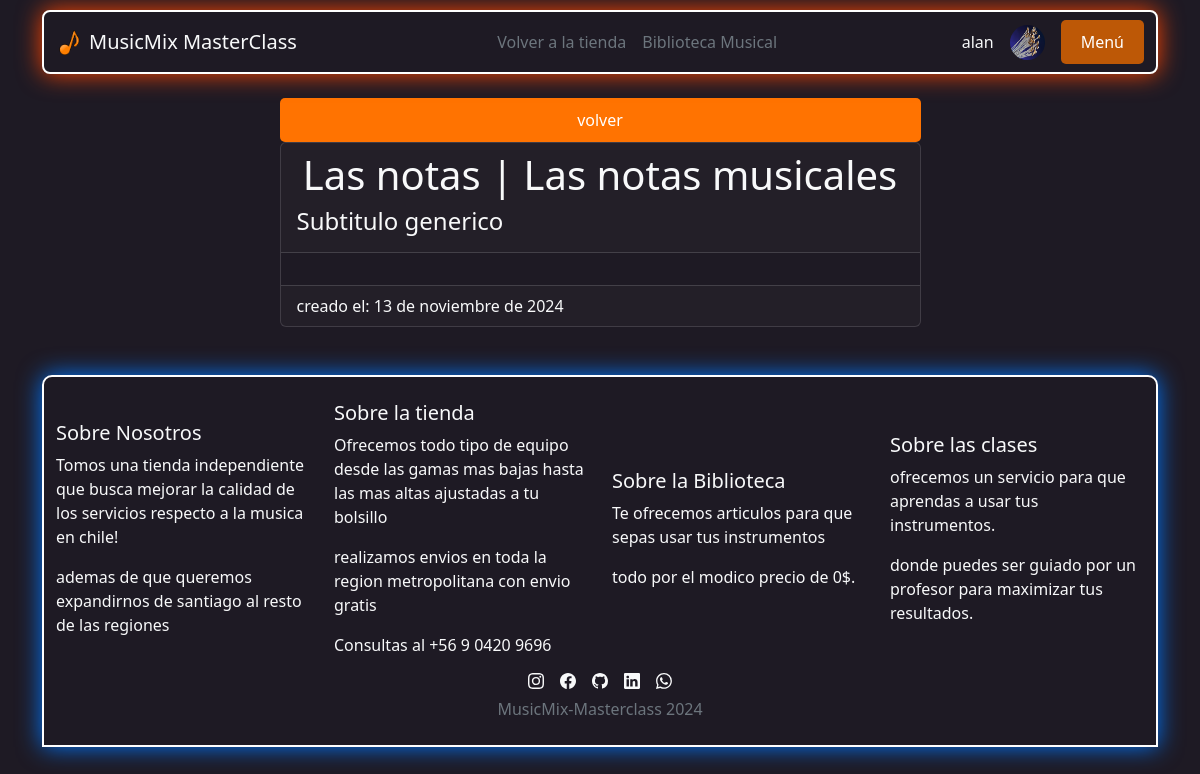
/MusicClass/detalle/contenido/1/ (signed in), run on the app's committed database.
### Store/models.py (models this page shows, shortened)
class Usuario(AbstractUser):
    RUT                 = models.CharField(default = '', max_length = 13,  unique = True, error_messages = {"unique": "El rut ya está registrado."}, blank=True)
    nacimiento          = models.DateField(null = True)
    genero              = models.IntegerField(default = 2, choices = opcionesSexo)
    telefono            = models.CharField(default = '', max_length = 15)
    direccion           = models.CharField(default = '', max_length = 300)
    region              = models.IntegerField(null = True, blank = True, choices = regiones)
    comuna              = models.IntegerField(null = True, blank = True, choices = comunas)
    foto_de_Usuario     = models.ImageField(upload_to = "usuarios",null = True)
    es_profesor         = models.BooleanField(default=False)
    es_admin_biblioteca = models.BooleanField(default=False)
    class Meta:
        ordering = ['username']

### Classes/models.py (models this page shows, shortened)
class ContenidoClase(models.Model):
    id_contenido        = models.AutoField(primary_key = True)
    fecha_creacion      = models.DateField(auto_now_add=True)
    titulo_contenido    = models.TextField(max_length=60)
    subtitulo_contenido = models.TextField(max_length=150)
    contenido_clases    = QuillField()
    unidad_asociada     = models.ForeignKey(UnidadClase,on_delete=models.PROTECT)
    fecha_creacion      = models.DateField(auto_now_add=True)

class UnidadClase(models.Model):
    id_unidad_clase     = models.AutoField(primary_key=True)
    nombre_unidad       = models.TextField(max_length=200)
    fecha_creacion      = models.DateField(auto_now_add=True)
    descripcion         = models.TextField(null=True, blank=True)
    numero_orden        = models.PositiveIntegerField(default=1)
    materia_asociada    = models.ForeignKey(Asignatura,on_delete=models.PROTECT)
    imagenclase         = models.ImageField(upload_to='unidades')

### Classes/views.py (the view)
# urls.py: path('detalle/contenido/<id>/', detallecontenido, name="contenidodetalle"),
@login_required
def detallecontenido(request, id):
    contenido = ContenidoClase.objects.get(id_contenido = id)
    data = {'contenido': contenido}
    return render(request, 'clases/detallecontenido.html',data)

### Store/Cart/context_processor.py (called while the page is built)
def importe_total_carro(request):
    total = 0
    if 'carro' in request.session.keys():
        for key,value in request.session["carro"].items():
            total += int(value["precio"] * value["cantidad"])
    return {"importe_total_carro":total}

### Classes/Templates/clases/detallecontenido.html (shortened to what this page needs)
{% extends "Base3.html" %}
{% load humanize %}
{% load static %}
{% block content %}
<div class="row justify-content-center">
    <div class="col-7">
        <div class="d-grid gap-2">
            <a href="{% url 'detalleclase' contenido.unidad_asociada.id_unidad_clase %}"
                class="btn btn-danger-custom">volver</a>
        </div>
        <div class="card">
            <div class="card-header ">
                <h1 class="text-center">{{contenido.unidad_asociada.nombre_unidad | capfirst}} |
                    {{contenido.titulo_contenido | capfirst}}
                </h1>
                <h4>
                    {{contenido.subtitulo_contenido}}
                </h4>
            </div>
            <div class="card-body">{{contenido.contenido_clases.html | safe}}</div>
            <div class="card-footer">creado el: {{contenido.fecha_creacion}}</div>
        </div>
    </div>
</div>
{% endblock %}

### Classes/Templates/base3.html (shortened to what this page needs)
{% load static %}
{% load humanize %}
<!DOCTYPE html>
<html lang="es">
<head>
    <link href="https://cdn.jsdelivr.net/npm/bootstrap@5.3.0/dist/css/bootstrap.min.css" rel="stylesheet"
>
    <link rel="stylesheet" type="text/css" href="{% static 'css/styles.css' %}">
</head>
<body data-bs-theme="dark">
    <div class="container">
        <nav class="navbar navbar-expand-lg" id="navbarcolor">
            <div class="container-fluid d-flex justify-content-between align-items-center">
                <a class="navbar-brand d-flex align-items-center" href="{% url 'classinicio' %}"
                    style="color: var(--bs-body-color);">
                    <img src="{% static 'images/icono pagina.png' %}" width="25" height="25" alt="Icono MusicBook"
                        class="me-2">
                    MusicMix MasterClass
                </a>
                <div class="navbar-nav d-flex flex-row">
                    <button class="btn btn-link nav-link link-secondary"
                        onclick="redirectTo('{% url 'inicio' %}')">Volver a la tienda</button>
                    <button class="btn btn-link nav-link link-secondary"
                        onclick="redirectTo('{% url 'bookinicio' %}')">Biblioteca Musical</button>
                </div>
                <div class="d-flex align-items-center">
                    {% if not user.is_authenticated %}
                    <a href="{% url 'login' %}" class="btn btn-secondary me-2">Iniciar Sesión</a>
                    <a href="{% url 'registrarse' %}" class="btn btn-secondary me-2">Registrarse</a>
                    <button class="btn btn-secondary" data-bs-toggle="offcanvas" href="#offcanvasExample" role="button">
                        Menú
                    </button>
                    {% else %}
                    <div class="d-flex align-items-center">
                        <span class="me-3">{{ user.username }}</span>
                        {% if user.foto_de_Usuario %}
                        <img class="rounded-circle me-3" src="{{ user.foto_de_Usuario.url }}" alt="Foto de Usuario"
                            width="35" height="35">
                        {% endif %}
                        <button class="btn btn-primary-custom" data-bs-toggle="offcanvas" href="#offcanvasExample"
                            role="button">
                            Menú
                        </button>
                    </div>
                    {% endif %}
                </div>
            </div>
        </nav>
        <br>
        {% block content %}
        {% endblock %}
        {% include 'footer.html' %}
    </div>
</body>
</html>

### static/css/styles.css (style rules this page uses)
:root { --box-shadow-light: 0 0 10px black; --border-light: 1px solid gray; }
[data-bs-theme="dark"] { --box-shadow-dark-1: 0 0 10px #ff7301; --box-shadow-dark-2: 0 0 10px #ff9901; --box-shadow-dark-3: 0 0 10px #bd5806; --border-dark: 1px solid white; }

### Classes/Templates/base3.html (style rules this page uses)
:root { --box-shadow-light: 0 0 10px black; --border-light: 1px solid gray; }
[data-bs-theme="dark"] { --box-shadow-dark-1: 0 0 10px #ff7301; --box-shadow-dark-2: 0 0 10px #ff9901; --box-shadow-dark-3: 0 0 10px #bd5806; --border-dark: 1px solid white; }
#navbarcolor { border-radius: 8px; border: 2px solid white; box-shadow: 0 0 25px orangered, inset 0 0 0px orangered; margin-top: 10px; }

### data on the page
Usuario: username "alan", foto_de_Usuario (picture)
ContenidoClase: unidad_asociada.nombre_unidad "Las notas", titulo_contenido "Las notas musicales", subtitulo_contenido "Subtitulo generico", fecha_creacion "13 de noviembre de 2024"
